Frame 1 (no input): blank canvas, image omitted
Frame 60 (no input): blank canvas, image omitted
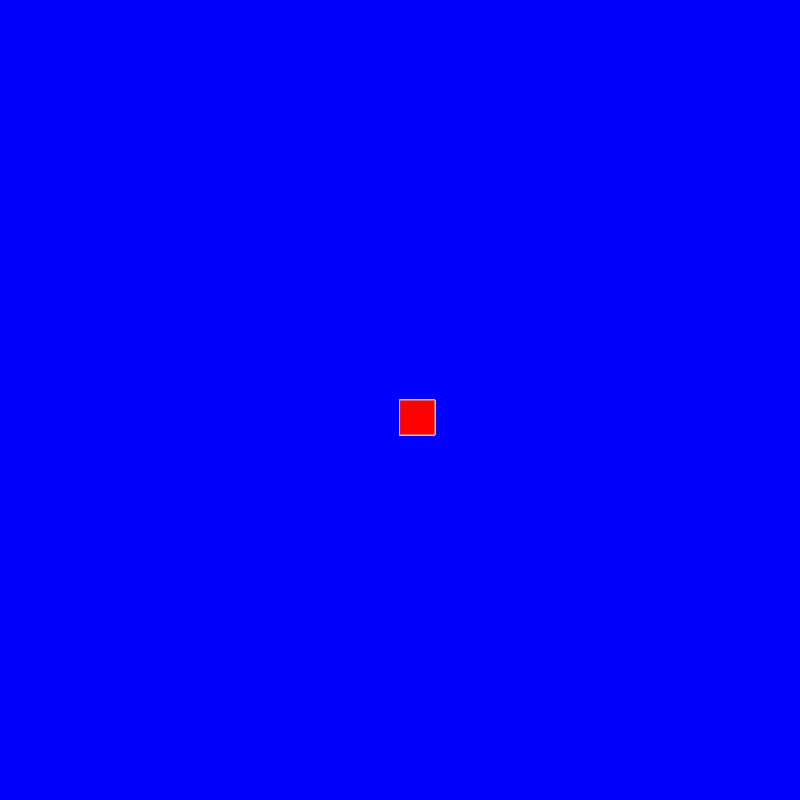
Frame 120 (the mouse pressed at the canvas centre since frame 60)

The p5.js sketch whose frames 1 and 60 were blank and that drew this single picture after the mouse press (run headless with seeded random() and noise() and a simulated clock; from frame 60 on, the mouse is pressed at the canvas centre):

// p5.js sketch
// ── sketch.js
function setup() {
  createCanvas(800,800);
  background("blue");


}

function draw() {
  
  
  
  stroke("silver");
 
  fill("red");

  if(mouseIsPressed){rect(mouseX,mouseY,35,35);}


}
